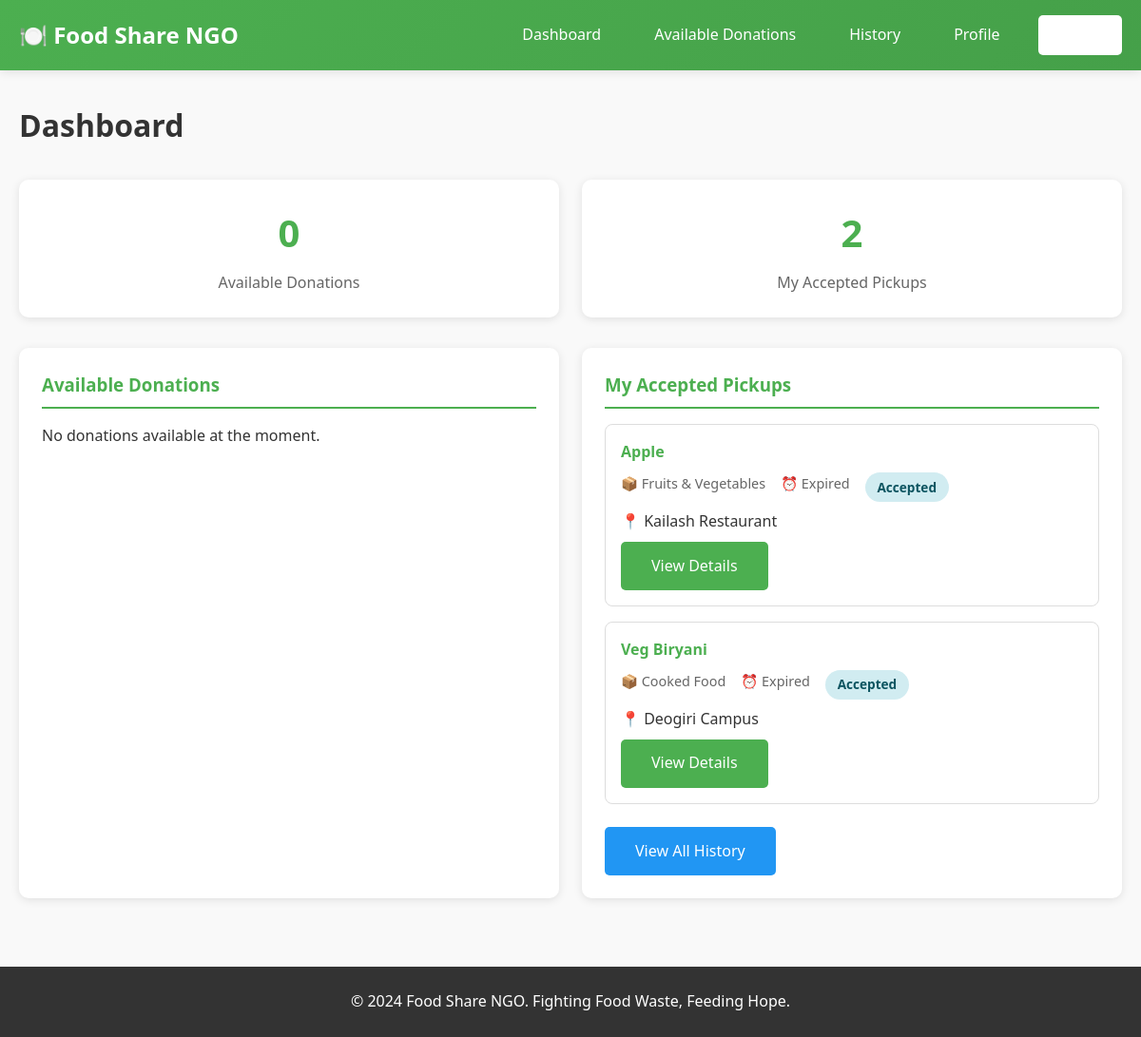
The app's page /dashboard/ (signed in) with its own data.
### food_management/donations/models.py (models this page shows, shortened)
class FoodDonation(models.Model):
    FOOD_TYPES = (
        ('cooked', 'Cooked Food'),
        ('raw', 'Raw Food'),
        ('packaged', 'Packaged Food'),
        ('fruits', 'Fruits & Vegetables'),
        ('bakery', 'Bakery Items'),
        ('other', 'Other'),
    )
    STATUS_CHOICES = (
        ('pending', 'Pending'),
        ('accepted', 'Accepted'),
        ('picked_up', 'Picked Up'),
        ('completed', 'Completed'),
        ('cancelled', 'Cancelled'),
    )
    donor = models.ForeignKey(User, on_delete=models.CASCADE, related_name='donations')
    food_type = models.CharField(max_length=20, choices=FOOD_TYPES)
    food_name = models.CharField(max_length=200)
    quantity = models.CharField(max_length=100)
    expiry_hours = models.IntegerField(help_text='Hours until food expires')
    description = models.TextField()
    food_image = models.ImageField(upload_to='food_images/', blank=True, null=True)
    pickup_location = models.CharField(max_length=500)
    pickup_address = models.TextField()
    pickup_latitude = models.FloatField(blank=True, null=True)
    pickup_longitude = models.FloatField(blank=True, null=True)
    status = models.CharField(max_length=20, choices=STATUS_CHOICES, default='pending')
    accepted_by = models.ForeignKey(User, on_delete=models.SET_NULL, null=True, blank=True, related_name='accepted_donations')
    created_at = models.DateTimeField(auto_now_add=True)
    updated_at = models.DateTimeField(auto_now=True)
    class Meta:
        ordering = ['-created_at']
    @property
    def time_remaining(self):
        expiry_time = self.created_at + timezone.timedelta(hours=self.expiry_hours)
        remaining = expiry_time - timezone.now()
        if remaining.total_seconds() <= 0:
            return "Expired"
        hours = int(remaining.total_seconds() // 3600)
        minutes = int((remaining.total_seconds() % 3600) // 60)
        return f"{hours}h {minutes}m"

### food_management/donations/views.py (the view)
# urls.py: path('dashboard/', views.dashboard, name='dashboard'),
@login_required
def dashboard(request):
    user_profile = UserProfile.objects.get_or_create(user=request.user)[0]
    if user_profile.user_type == 'donor':
        my_donations = FoodDonation.objects.filter(donor=request.user)
        pending_count = my_donations.filter(status='pending').count()
        accepted_count = my_donations.filter(status='accepted').count()
        completed_count = my_donations.filter(status='completed').count()
        context = {
            'user_profile': user_profile,
            'my_donations': my_donations[:5],
            'total_donations': my_donations.count(),
            'pending_count': pending_count,
            'accepted_count': accepted_count,
            'completed_count': completed_count,
        }
    else:
        available_donations = FoodDonation.objects.filter(status='pending')
        my_accepted = FoodDonation.objects.filter(accepted_by=request.user)
        context = {
            'user_profile': user_profile,
            'available_donations': available_donations[:5],
            'my_accepted': my_accepted[:5],
            'total_available': available_donations.count(),
            'total_accepted': my_accepted.count(),
        }
    return render(request, 'dashboard.html', context)

### templates/dashboard.html (shortened to what this page needs)
{% extends 'base.html' %}
{% block content %}
<h1 style="margin-bottom: 2rem;">Dashboard</h1>
{% if user_profile.user_type == 'donor' %}
<div class="dashboard-grid">
    <div class="stat-card">
        <h3>{{ total_donations }}</h3>
        <p>Total Donations</p>
    </div>
    <div class="stat-card">
        <h3>{{ pending_count }}</h3>
        <p>Pending</p>
    </div>
    <div class="stat-card">
        <h3>{{ accepted_count }}</h3>
        <p>Accepted</p>
    </div>
    <div class="stat-card">
        <h3>{{ completed_count }}</h3>
        <p>Completed</p>
    </div>
</div>
<div class="card">
    <h3>Recent Donations</h3>
    {% if my_donations %}
        {% for donation in my_donations %}
        <div class="donation-item">
            <h4>{{ donation.food_name }}</h4>
            <div class="donation-meta">
                <span>📦 {{ donation.get_food_type_display }}</span>
                <span>🔢 Quantity: {{ donation.quantity }}</span>
                <span>⏰ {{ donation.time_remaining }}</span>
                <span class="status-badge status-{{ donation.status }}">{{ donation.get_status_display }}</span>
            </div>
            <p>{{ donation.description|truncatewords:20 }}</p>
            <p><strong>📍 Pickup:</strong> {{ donation.pickup_location }}</p>
            <a href="{% url 'donation_detail' donation.id %}" class="btn" style="margin-top: 0.5rem;">View Details</a>
        </div>
        {% endfor %}
        <a href="{% url 'food_history' %}" class="btn btn-secondary">View All History</a>
    {% else %}
        <p>No donations yet. <a href="{% url 'post_food' %}">Post your first donation!</a></p>
    {% endif %}
</div>
{% else %}
<div class="dashboard-grid">
    <div class="stat-card">
        <h3>{{ total_available }}</h3>
        <p>Available Donations</p>
    </div>
    <div class="stat-card">
        <h3>{{ total_accepted }}</h3>
        <p>My Accepted Pickups</p>
    </div>
</div>
<div class="grid-2">
    <div class="card">
        <h3>Available Donations</h3>
        {% if available_donations %}
            {% for donation in available_donations %}
            <div class="donation-item">
                <h4>{{ donation.food_name }}</h4>
                <div class="donation-meta">
                    <span>📦 {{ donation.get_food_type_display }}</span>
                    <span>🔢 {{ donation.quantity }}</span>
                    <span>⏰ {{ donation.time_remaining }}</span>
                </div>
                <p>{{ donation.description|truncatewords:15 }}</p>
                <p><strong>📍</strong> {{ donation.pickup_location }}</p>
<form method="POST" action="{% url 'accept_donation' donation.id %}" style="display: inline;">
    {% csrf_token %}
    <button type="submit" class="btn" style="margin-top: 0.5rem;">Accept Donation</button>
</form>            </div>
            {% endfor %}
            <a href="{% url 'available_donations' %}" class="btn btn-secondary">View All Available</a>
        {% else %}
            <p>No donations available at the moment.</p>
        {% endif %}
    </div>
    <div class="card">
        <h3>My Accepted Pickups</h3>
        {% if my_accepted %}
            {% for donation in my_accepted %}
            <div class="donation-item">
                <h4>{{ donation.food_name }}</h4>
                <div class="donation-meta">
                    <span>📦 {{ donation.get_food_type_display }}</span>
                    <span>⏰ {{ donation.time_remaining }}</span>
                    <span class="status-badge status-{{ donation.status }}">{{ donation.get_status_display }}</span>
                </div>
                <p><strong>📍</strong> {{ donation.pickup_location }}</p>
                <a href="{% url 'donation_detail' donation.id %}" class="btn" style="margin-top: 0.5rem;">View Details</a>
            </div>
            {% endfor %}
            <a href="{% url 'food_history' %}" class="btn btn-secondary">View All History</a>
        {% else %}
            <p>You haven't accepted any donations yet.</p>
        {% endif %}
    </div>
</div>
{% endif %}
{% endblock %}

### static/css/style.css (style rules this page uses)
* { margin: 0; padding: 0; box-sizing: border-box; }
:root { --primary-color: #4CAF50; --secondary-color: #45a049; --danger-color: #f44336; --warning-color: #ff9800; --info-color: #2196F3; --dark-color: #333; --light-color: #f4f4f4; --white: #fff; --shadow: 0 2px 10px rgba(0,0,0,0.1); }
body { font-family: 'Segoe UI', Tahoma, Geneva, Verdana, sans-serif; line-height: 1.6; color: var(--dark-color); background-color: #f9f9f9; }
.btn { margin-top: 0.5rem; display: inline-block; padding: 0.8rem 2rem; background: var(--primary-color); color: var(--white); text-decoration: none; border-radius: 5px; border: none; cursor: pointer; font-size: 1rem; transition: background 0.3s; }
.btn-secondary { background: var(--info-color); }
.dashboard-grid { display: grid; grid-template-columns: repeat(auto-fit, minmax(250px, 1fr)); gap: 1.5rem; margin-bottom: 2rem; }
.stat-card { background: var(--white); padding: 1.5rem; border-radius: 10px; box-shadow: var(--shadow); text-align: center; transition: transform 0.3s; }
.stat-card h3 { font-size: 2.5rem; color: var(--primary-color); margin-bottom: 0.5rem; }
.stat-card p { color: #666; font-size: 1rem; }
.card { background: var(--white); padding: 1.5rem; border-radius: 10px; box-shadow: var(--shadow); margin-bottom: 1.5rem; }
.card h3 { margin-bottom: 1rem; color: var(--primary-color); border-bottom: 2px solid var(--primary-color); padding-bottom: 0.5rem; }
.donation-item { border: 1px solid #ddd; padding: 1rem; border-radius: 8px; margin-bottom: 1rem; transition: box-shadow 0.3s; }
.donation-item h4 { color: var(--primary-color); margin-bottom: 0.5rem; }
.donation-meta { display: flex; flex-wrap: wrap; gap: 1rem; margin: 0.5rem 0; font-size: 0.9rem; color: #666; }
.status-badge { display: inline-block; padding: 0.3rem 0.8rem; border-radius: 20px; font-size: 0.85rem; font-weight: 600; }
.status-accepted { background: #d1ecf1; color: #0c5460; }
.grid-2 { display: grid; grid-template-columns: repeat(auto-fit, minmax(300px, 1fr)); gap: 1.5rem; }

### records on screen
FoodDonation: food_name "Apple", food_type "Fruits & Vegetables", time_remaining "Expired", status "Accepted", pickup_location "Kailash Restaurant"
FoodDonation: food_name "Veg Biryani", food_type "Cooked Food", time_remaining "Expired", status "Accepted", pickup_location "Deogiri Campus"

### other values on screen
{{ total_available }} "0"
{{ total_accepted }} "2"
